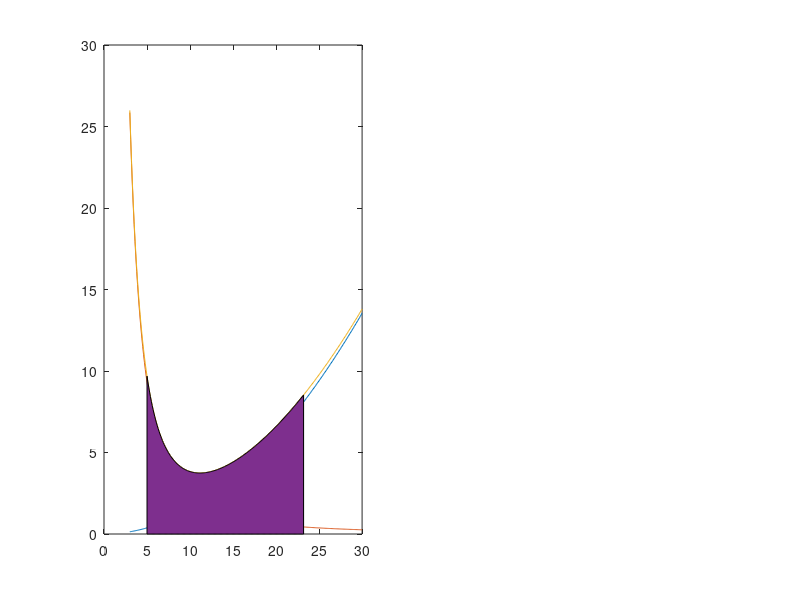

The MATLAB script that drew this image: (Note: this script raises an error after producing the figure.)
dbstop if error
format compact

%% Problem 1
close all
clear
clc

% a
C_D_p = .0356;
AR = 8.75;
S = .69;
m = 5.3;
g = 9.81;
f_L = m.*g;
rho  = 1.225;
v = 3:.1:30;

f_D_p = .5.*rho.*v.^2.*S.*C_D_p;
C_L = 2.*f_L./rho./v.^2./S;
C_D_i = C_L.^2/pi/AR;
f_D_i = .5.*rho.*v.^2.*S.*C_D_i;
f_D_t = f_D_p + f_D_i;
P_t = f_D_t .* v;

% b
v_feas_log = f_D_t<=10 & P_t<=200;
v_feas = v(v_feas_log);
v_feas_bound = [min(v_feas), max(v_feas)] % m/s

% c
v_r_ind = f_D_t == min(f_D_t);
v_r = v(v_r_ind);

v_e_ind = P_t == min(P_t);
v_e = v(v_e_ind);

% a
figure
subplot(1, 2, 1)
plot(v, f_D_p)
hold on
plot(v, f_D_i)
plot(v, f_D_t)
a1 = area(v_feas, f_D_t(v_feas_log));
a1.FaceAlpha = .1;
a1.EdgeAlpha = 0;
a1.FaceColor = 'g';
plot(v_r, f_D_t(v_r_ind), 'blackx')
hold off
legend('f_D_p (Parasitic)', 'f_D_i (Induced)', 'f_D_t (Total)', 'Feasible Air Speeds', 'Maximum Range Speed')
xlabel('Air Speed (m/s)')
ylabel('Drag Force (N)')
title('Drag Force vs. Air Speed')

subplot(1, 2, 2)
plot(v, P_t)
hold on
a1 = area(v_feas, P_t(v_feas_log));
a1.FaceAlpha = .1;
a1.EdgeAlpha = 0;
a1.FaceColor = 'g';
plot(v_e, P_t(v_e_ind), 'blackx')
hold off
legend('Total Drag Power', 'Feasible Air Speeds', 'Maximum Endurance Speed')
xlabel('Air Speed (m/s)')
ylabel('Drag Power (W)')
title('Drag Power vs. Air Speed')

%% Problem 2
%% Problem 3
%% Problem 4
close all
clear
clc

alpha_s = [5; 0; 10]
T_BS = [sqrt(2)/2, sqrt(2)/2, 0; -sqrt(2)/2, sqrt(2)/2, 0; 0, 0, 1]
alpha_B = T_BS * alpha_s % m/s^2

%% Problem 5
%% Problem 6


